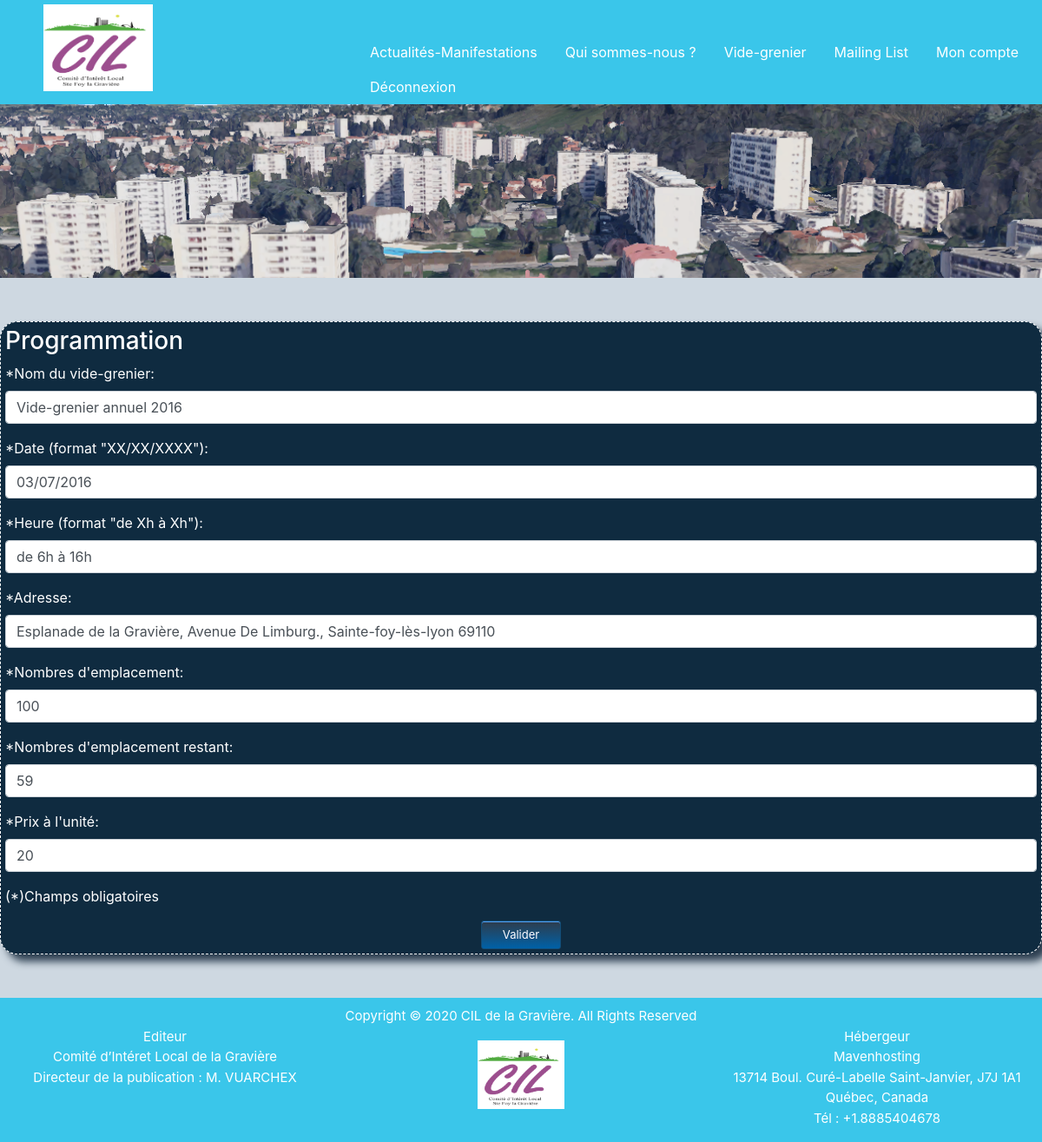
/Vide_grenier_V0.2/php/admin_update_vg.php?idVG=2 (signed in), run on the app's committed database.
### tables this page shows
CREATE TABLE `videgrenier` (
    `ID_VG` int(11) PRIMARY KEY NOT NULL AUTO_INCREMENT,
    `LABEL_VG` varchar(50) DEFAULT NULL,
    `DATE_VG` varchar(11) DEFAULT NULL,
    `HEURE_VG` varchar(15) NOT NULL,
    `ADDRESSE_VG` varchar(100) NOT NULL,
    `NBR_EMPLACEMENTS` int(11) DEFAULT NULL,
    `NBR_RESTANT_VG` int(11) NOT NULL,
    `PRIX_EMPLACEMENTS` decimal(10,0) DEFAULT NULL
  );

### Vide_grenier_V0.2/php/admin_update_vg.php (the view, shortened to what this page needs)
<?php
if (isset($_SESSION["id_util"]) && $_SESSION["admin"] == 1 && isset($_GET['idVG'])) {
?>
    <!DOCTYPE html>
    <html lang="fr">
    <head>
        <link rel="stylesheet" href="../css/bootstrap.min.css">
        <link rel="stylesheet" href="../css/monstyle.css">
    </head>
    <body>
        <?php
        include 'inc_header.php';
        ?>
        <?php
        try {
            include 'inc_bdd.php';
            $select_vg =  "SELECT * FROM videgrenier WHERE ID_VG = :id_vg";
            $resultat_select = $base->prepare($select_vg);
            $id_vg = $_GET['idVG'];
            $resultat_select->bindParam(':id_vg', $id_vg);
            $resultat_select->execute();
            while ($ligne = $resultat_select->fetch()) {
                $label = $ligne['LABEL_VG'];
                $date = $ligne['DATE_VG'];
                $heure = $ligne['HEURE_VG'];
                $addresse = $ligne['ADDRESSE_VG'];
                $nombre = $ligne['NBR_EMPLACEMENTS'];
                $restant = $ligne['NBR_RESTANT_VG'];
                $prix = $ligne['PRIX_EMPLACEMENTS'];
            }
        } catch (Exception $e) {
            die('Erreur : ' . $e->getMessage());
        } finally {
            $base = null;
        }
        ?>
        <main id="programation" class="boxSite">
            <form method="post" action="verif_update_vg.php?idVG=<?php echo $id_vg ?>" id="progDB">
                <h3>Programmation</h3>
                <div class="form-group">
                    <label for="label">*Nom du vide-grenier: </label>
                    <input type="text" class="form-control" value="<?php echo $label ?>" name="label" id="label" placeholder="Vide-grenier annuel">
                </div>
                <div class="form-group">
                    <label for="date">*Date (format "XX/XX/XXXX"): </label>
                    <input type="text" class="form-control" value="<?php echo $date ?>" name="date" id="date" placeholder="XX/XX/XXXX">
                </div>
                <div class="form-group">
                    <label for="heure">*Heure (format "de Xh à Xh"): </label>
                    <input type="text" class="form-control" value="<?php echo $heure ?>" name="heure" id="heure" placeholder="de Xh à Xh">
                </div>
                <div class="form-group">
                    <label for="addresse">*Adresse: </label>
                    <input type="text" class="form-control" value="<?php echo $addresse ?>" name="addresse" id="addresse" placeholder="Esplanade de la Gravière, Avenue De Limburg., Sainte-foy-lès-lyon 69110">
                </div>
                <div class="form-group">
                    <label for="nombre">*Nombres d'emplacement: </label>
                    <input type="number" min="1" class="form-control" value="<?php echo $nombre ?>" name="nombre" id="nombre">
                </div>
                <div class="form-group">
                    <label for="nombreRes">*Nombres d'emplacement restant: </label>
                    <input type="number" min="1" class="form-control" value="<?php echo $restant ?>" name="nombreRes" id="nombreRes">
                </div>
                <div class="form-group">
                    <label for="prix">*Prix à l'unité: </label>
                    <input type="number" min="1" class="form-control" value="<?php echo $prix ?>" name="prix" id="prix">
                </div>
                <p>(*)Champs obligatoires</p>
                <div class="text-center">
                    <input class="bouton" type="submit" value="Valider" id="subProg">
                </div>
            </form>
        </main>
        <?php
        include 'inc_footer.php';
        ?>
    </body>
    </html>
<?php
} else {
    header("Location:accueil.php");
}
?>

### Vide_grenier_V0.2/css/monstyle.css (style rules this page uses)
html { position: relative; min-height: 100%; width: auto !important; overflow-x: hidden !important; background-color: #CED8E1; }
body { width: auto !important; overflow-x: hidden !important; background-color: #CED8E1; }
.boxSite { border-radius: 20px; border: 1px white dashed; box-shadow: 8px 8px 10px #2C3E50; margin: 50px auto; background-color: #0F2B40; color: white; padding: 5px; }
.bouton { box-shadow: inset 0px 1px 0px 0px #54a3f7; background: linear-gradient(to bottom, #2C3E50 5%, #0061a7 100%); background-color: #2C3E50; border-radius: 3px; border: 1px solid #124d77; display: inline-block; cursor: pointer; color: #ffffff; font-size: 13px; padding: 6px 24px; text-decoration: none; text-shadow: 0px 1px 0px #154682; }

### data on the page
videgrenier: label "Vide-grenier annuel 2016", date "03/07/2016", heure "de 6h à 16h", addresse "Esplanade de la Gravière, Avenue De Limburg., Sainte-foy-lès-lyon 69110", nombre "100", nombreRes "59", prix "20"
